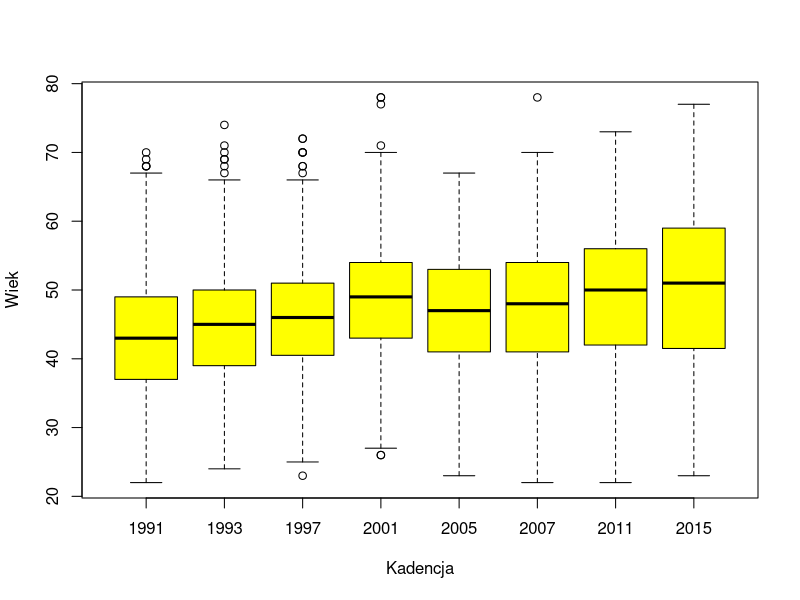

Reproduce this figure in R.
poslowie <- read.csv("Sejm1-8.csv", sep = ';',  header=T, na.string="NA");

boxplot (wiek ~ kadencja, poslowie, xlab = "Kadencja", ylab = "Wiek", col='yellow')

aggregate (poslowie$wiek, list(Kadencja = poslowie$kadencja), fivenum)
aggregate (poslowie$wiek, list(Kadencja = poslowie$kadencja), na.rm=TRUE, mean)
